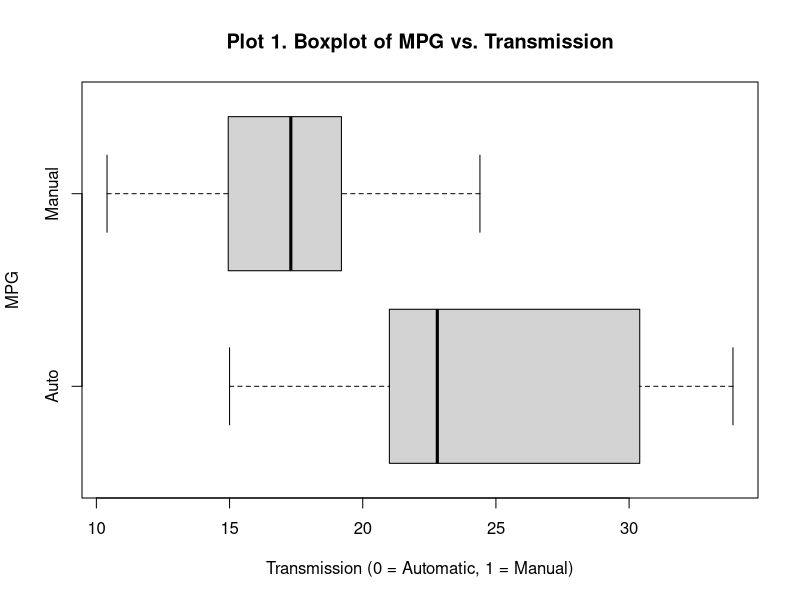
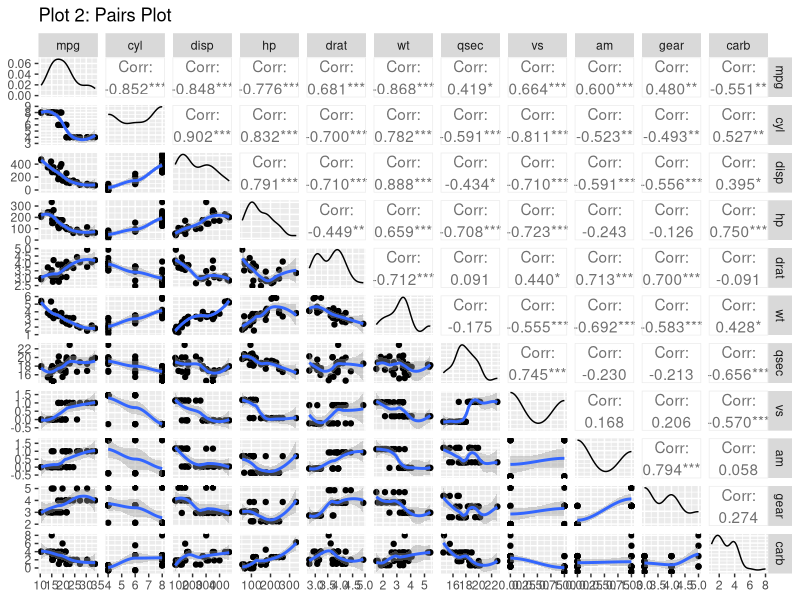
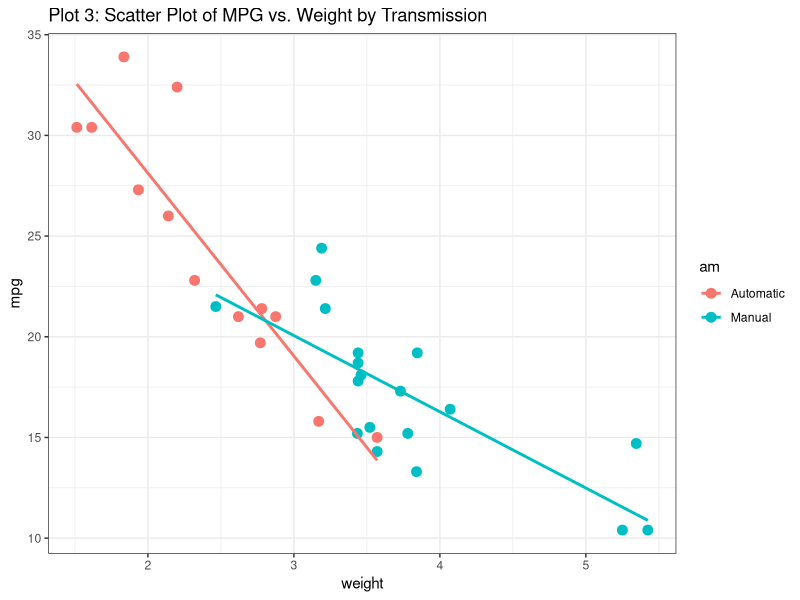
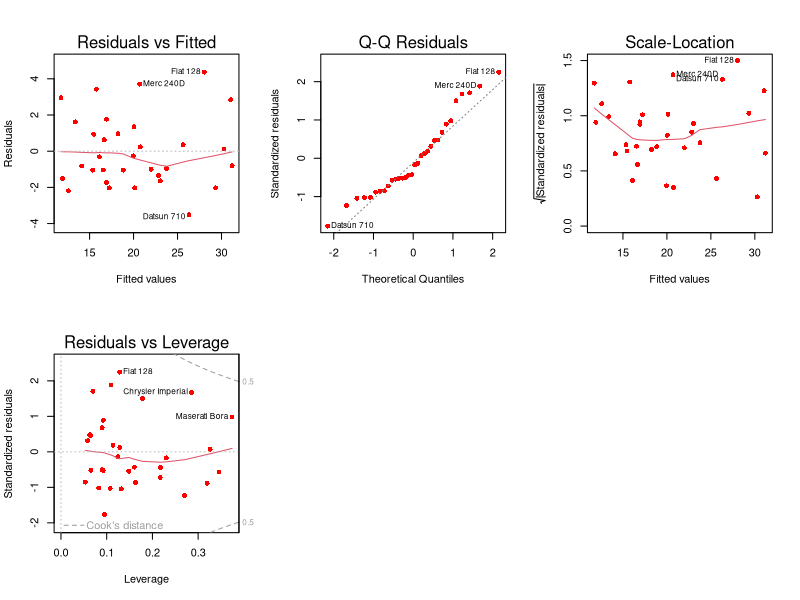

Recreate these plots in R, in order.
## ---- chunk 1
library(tidyverse)
library(broom)
library(knitr)
library(GGally)
library(ggplot2)

## ---- chunk 2
data(mtcars)
modeldata <- mtcars #Save Raw Dataset

modeldata <- modeldata %>% mutate(
  cyl  = as.factor(cyl),
  vs  = as.factor(vs),
  gear  = factor(gear),
  carb  = factor(carb),
  am = case_when(
    am==0 ~ "Manual",
    am==1 ~ "Auto"
  )
)
## ---- chunk 3
result <- t.test(modeldata$mpg ~ modeldata$am)
## ---- chunk 4
fullModel <- lm(mpg ~ ., data=mtcars)
## ---- chunk 5
stepModel <- step(fullModel, k=log(nrow(mtcars)))
summary(stepModel) # results hidden
## ---- chunk 6
amIntWtModel<-lm(mpg ~ wt + qsec + am + wt:am, data=modeldata)
summary(amIntWtModel) # results hidden
## ---- chunk 7
# results hidden
amModel<-lm(mpg ~ am, data=modeldata)
summary(amModel) 
## ---- chunk 8
# results hidden
anova(amModel, stepModel, fullModel, amIntWtModel) 
confint(amIntWtModel) 
## ---- chunk 9
summary(amIntWtModel)$coef %>% kable(digits=4)

## ---- chunk 10
boxplot(modeldata$mpg ~ modeldata$am, 
        xlab="Transmission (0 = Automatic, 1 = Manual)",
        horizontal=TRUE,ylab="MPG",
        main="Plot 1. Boxplot of MPG vs. Transmission")
## ---- chunk 11
pair_loess <- function(data, mapping, method="loess", ...){
       p <- ggplot(data = data, mapping = mapping) + 
              geom_point() + 
              geom_smooth(method=method, ...)
       p
}

ggpairs(mtcars, lower = list(continuous=pair_loess)) + ggtitle("Plot 2: Pairs Plot")


## ---- chunk 12
ggplot(modeldata, aes(x=wt, y=mpg, group=am, color=am, height=3, width=3)) + 
  geom_point(size=3) +  
  scale_colour_discrete(labels=c("Automatic", "Manual")) + 
  xlab("weight") + theme_bw() + geom_smooth(method="lm",se=FALSE) + 
  ggtitle("Plot 3: Scatter Plot of MPG vs. Weight by Transmission")
## ---- chunk 13
par(mfrow = c(2, 3))
plot(amIntWtModel,pch=16,col="red")
